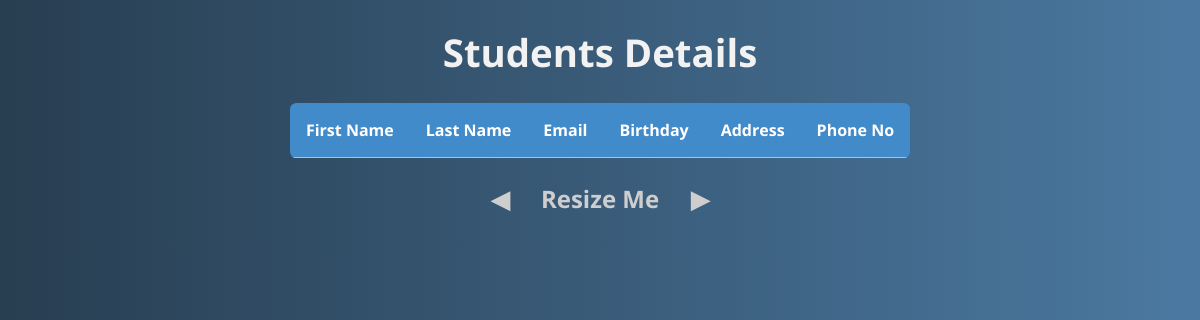
The app's page /viewStudent, older data.
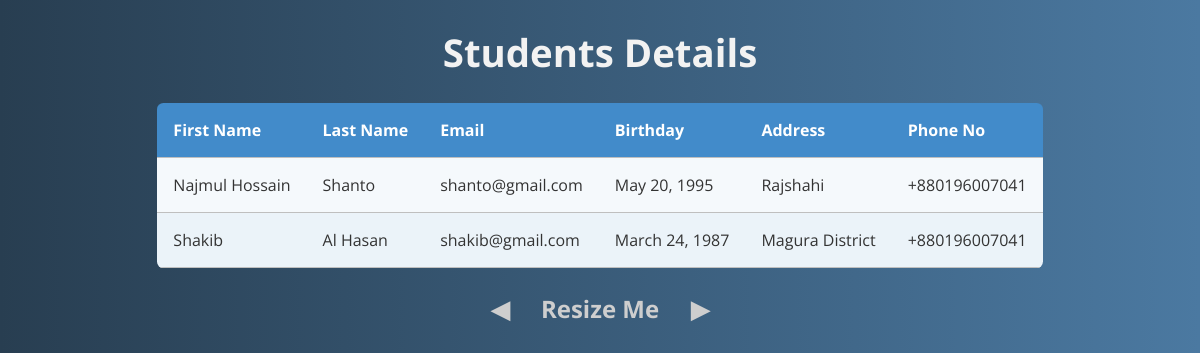
The same page, newer data.
### myApp/models.py (models this page shows)
class studentModel(models.Model):
    first_name = models.CharField(max_length=50)
    last_name = models.CharField(max_length=50)
    email = models.EmailField()
    birth_date = models.DateField()
    address = models.TextField()
    phone_number = models.CharField(max_length=15)

### myProject/views.py (the view)
# urls.py: path('viewStudent', viewStudentPage),
def viewStudentPage(request):
    studentData = studentModel.objects.all()
    context = {
        'students': studentData,
    }
    return render(request, 'viewStudent.html', context)

### Template/viewStudent.html (shortened to what this page needs)
<!DOCTYPE html>
<html lang="en">
  <head>
  </head>
  <body>
    <div class="container">
      <h1>Students Details</h1>
      <table class="rwd-table">
        <tbody>
          <tr>
            <th>First Name</th>
            <th>Last Name</th>
            <th>Email</th>
            <th>Birthday</th>
            <th>Address</th>
            <th>Phone No</th>
          </tr>
          {% for student in students %}
          <tr>
            <td data-th="Supplier Code">{{student.first_name}}</td>
            <td data-th="Supplier Name">{{student.last_name}}</td>
            <td data-th="Invoice Number">{{student.email}}</td>
            <td data-th="Invoice Date">{{student.birth_date}}</td>
            <td data-th="Due Date">{{student.address}}</td>
            <td data-th="Net Amount">{{student.phone_number}}</td>
          </tr>
          {% endfor %}
        </tbody>
      </table>
      <h3>Resize Me</h3>
    </div>
  </body>
</html>

### Template/viewStudent.html (style rules this page uses)
* { font-family: "Open Sans", sans-serif; }
.rwd-table { margin: auto; min-width: 300px; max-width: 100%; border-collapse: collapse; }
.rwd-table tr:first-child { border-top: none; background: #428bca; color: #fff; }
.rwd-table tr { border-top: 1px solid #ddd; border-bottom: 1px solid #ddd; background-color: #f5f9fc; }
.rwd-table tr:nth-child(odd):not(:first-child) { background-color: #ebf3f9; }
.rwd-table th { display: none; }
.rwd-table td { display: block; }
.rwd-table td:first-child { margin-top: 0.5em; }
.rwd-table td:last-child { margin-bottom: 0.5em; }
.rwd-table td:before { content: attr(data-th) ": "; font-weight: bold; width: 120px; display: inline-block; color: #000; }
.rwd-table th, .rwd-table td { text-align: left; }
.rwd-table { color: #333; border-radius: 0.4em; overflow: hidden; }
.rwd-table tr { border-color: #bfbfbf; }
.rwd-table th, .rwd-table td { padding: 0.5em 1em; }
@media screen and (min-width: 600px) { .rwd-table td:before { display: none; } }
@media screen and (min-width: 600px) { .rwd-table th, .rwd-table td { display: table-cell; padding: 0.25em 0.5em; } }
@media screen and (min-width: 600px) { .rwd-table th:first-child, .rwd-table td:first-child { padding-left: 0; } }
@media screen and (min-width: 600px) { .rwd-table th:last-child, .rwd-table td:last-child { padding-right: 0; } }
@media screen and (min-width: 600px) { .rwd-table th, .rwd-table td { padding: 1em !important; } }
body { background: #4b79a1; background: -webkit-linear-gradient(to left, #4b79a1, #283e51); background: linear-gradient(to left, #4b79a1, #283e51); }
h1 { text-align: center; font-size: 2.4em; color: #f2f2f2; }
.container { display: block; text-align: center; }
h3 { display: inline-block; position: relative; text-align: center; font-size: 1.5em; color: #cecece; }
h3:before { content: "\25C0"; position: absolute; left: -50px; -webkit-animation: leftRight 2s linear infinite; animation: leftRight 2s linear infinite; }
h3:after { content: "\25b6"; position: absolute; right: -50px; -webkit-animation: leftRight 2s linear infinite reverse; animation: leftRight 2s linear infinite reverse; }

Row changes from the older to the newer data that the page shows:
added studentModel: first_name "Najmul Hossain", last_name "Shanto", email "shanto@gmail.com", birth_date "May 20, 1995", address "Rajshahi", phone_number "+880196007041"
added studentModel: first_name "Shakib", last_name "Al Hasan", email "shakib@gmail.com", birth_date "March 24, 1987", address "Magura District", phone_number "+880196007041"
